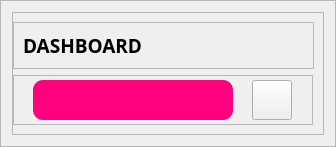
              <widget class="QFrame" name="frame_43">
               <property name="geometry">
                <rect>
                 <x>9</x>
                 <y>9</y>
                 <width>336</width>
                 <height>143</height>
                </rect>
               </property>
               <property name="frameShape">
                <enum>QFrame::StyledPanel</enum>
               </property>
               <property name="frameShadow">
                <enum>QFrame::Raised</enum>
               </property>
               <layout class="QVBoxLayout" name="verticalLayout_61">
                <item>
                 <widget class="QFrame" name="frame_44">
                  <property name="frameShape">
                   <enum>QFrame::StyledPanel</enum>
                  </property>
                  <property name="frameShadow">
                   <enum>QFrame::Raised</enum>
                  </property>
                  <layout class="QVBoxLayout" name="verticalLayout_59">
                   <property name="leftMargin">
                    <number>0</number>
                   </property>
                   <item>
                    <widget class="QFrame" name="frame_45">
                     <property name="sizePolicy">
                      <sizepolicy hsizetype="Preferred" vsizetype="Fixed">
                       <horstretch>0</horstretch>
                       <verstretch>0</verstretch>
                      </sizepolicy>
                     </property>
                     <property name="frameShape">
                      <enum>QFrame::StyledPanel</enum>
                     </property>
                     <property name="frameShadow">
                      <enum>QFrame::Raised</enum>
                     </property>
                     <layout class="QVBoxLayout" name="verticalLayout_60">
                      <item alignment="Qt::AlignTop">
                       <widget class="QLabel" name="label_33">
                        <property name="font">
                         <font>
                          <family>Segoe Print</family>
                          <pointsize>14</pointsize>
                          <weight>75</weight>
                          <bold>true</bold>
                         </font>
                        </property>
                        <property name="text">
                         <string>DASHBOARD</string>
                        </property>
                       </widget>
                      </item>
                     </layout>
                    </widget>
                   </item>
                   <item>
                    <widget class="QFrame" name="frame_46">
                     <property name="sizePolicy">
                      <sizepolicy hsizetype="Fixed" vsizetype="Fixed">
                       <horstretch>0</horstretch>
                       <verstretch>0</verstretch>
                      </sizepolicy>
                     </property>
                     <property name="minimumSize">
                      <size>
                       <width>300</width>
                       <height>50</height>
                      </size>
                     </property>
                     <property name="frameShape">
                      <enum>QFrame::StyledPanel</enum>
                     </property>
                     <property name="frameShadow">
                      <enum>QFrame::Plain</enum>
                     </property>
                     <layout class="QHBoxLayout" name="horizontalLayout_22">
                      <property name="spacing">
                       <number>0</number>
                      </property>
                      <property name="leftMargin">
                       <number>0</number>
                      </property>
                      <property name="topMargin">
                       <number>0</number>
                      </property>
                      <property name="rightMargin">
                       <number>0</number>
                      </property>
                      <property name="bottomMargin">
                       <number>0</number>
                      </property>
                      <item>
                       <widget class="QLabel" name="balanceLabel_2">
                        <property name="sizePolicy">
                         <sizepolicy hsizetype="Fixed" vsizetype="Fixed">
                          <horstretch>0</horstretch>
                          <verstretch>0</verstretch>
                         </sizepolicy>
                        </property>
                        <property name="minimumSize">
                         <size>
                          <width>200</width>
                          <height>40</height>
                         </size>
                        </property>
                        <property name="font">
                         <font>
                          <weight>75</weight>
                          <bold>true</bold>
                         </font>
                        </property>
                        <property name="styleSheet">
                         <string notr="true">border-radius:10px;
background-color: rgb(255, 0, 127);</string>
                        </property>
                        <property name="inputMethodHints">
                         <set>Qt::ImhHiddenText</set>
                        </property>
                        <property name="frameShape">
                         <enum>QFrame::StyledPanel</enum>
                        </property>
                        <property name="text">
                         <string/>
                        </property>
                        <property name="alignment">
                         <set>Qt::AlignLeading|Qt::AlignLeft|Qt::AlignVCenter</set>
                        </property>
                       </widget>
                      </item>
                      <item>
                       <widget class="QPushButton" name="checkBalanceBtn_2">
                        <property name="sizePolicy">
                         <sizepolicy hsizetype="Fixed" vsizetype="Fixed">
                          <horstretch>0</horstretch>
                          <verstretch>0</verstretch>
                         </sizepolicy>
                        </property>
                        <property name="minimumSize">
                         <size>
                          <width>0</width>
                          <height>40</height>
                         </size>
                        </property>
                        <property name="toolTip">
                         <string>View balance</string>
                        </property>
                        <property name="text">
                         <string/>
                        </property>
                        <property name="icon">
                         <iconset resource="resources.qrc">
                          <normaloff>:/icons/icons/eye.svg</normaloff>:/icons/icons/eye.svg</iconset>
                        </property>
                        <property name="iconSize">
                         <size>
                          <width>24</width>
                          <height>24</height>
                         </size>
                        </property>
                        <property name="checkable">
                         <bool>false</bool>
                        </property>
                        <property name="checked">
                         <bool>false</bool>
                        </property>
                       </widget>
                      </item>
                     </layout>
                    </widget>
                   </item>
                  </layout>
                 </widget>
                </item>
               </layout>
              </widget>
